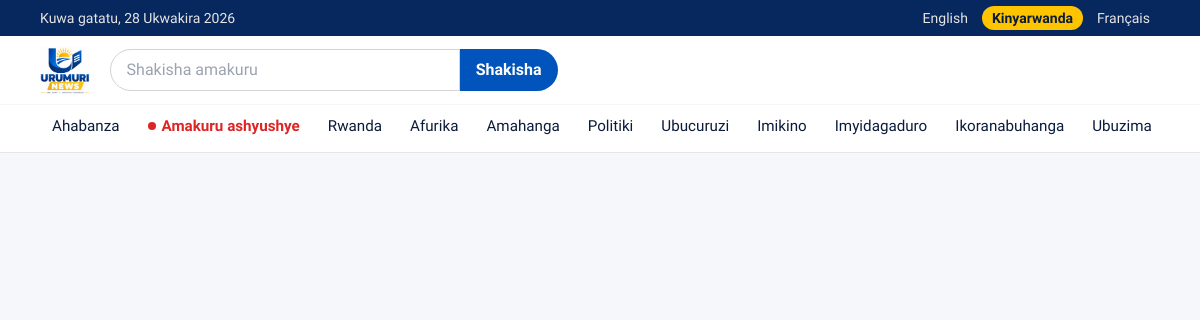
Screenshot of /includes/header.php?lang=rw with the database file from the repository.
### tables this page shows
CREATE TABLE IF NOT EXISTS categories (
  id INT AUTO_INCREMENT PRIMARY KEY,
  name VARCHAR(60) NOT NULL,
  slug VARCHAR(60) NOT NULL UNIQUE
);

### config.php (called while the page is built, shortened)
<?php
require_once __DIR__ . '/lang.php';
function e($s) { return htmlspecialchars((string)$s, ENT_QUOTES | ENT_SUBSTITUTE, 'UTF-8'); }

### lang.php (called while the page is built, shortened)
<?php
$DT = ["en" => ["m" => ["January", "February", "March", "April", "May", "June", "July", "August", "September", "October", "November", "December"], "d" => ["Sunday", "Monday", "Tuesday", "Wednesday", "Thursday", "Friday", "Saturday"]], "rw" => ["m" => ["Mutarama", "Gashyantare", "Werurwe", "Mata", "Gicurasi", "Kamena", "Nyakanga", "Kanama", "Nzeri", "Ukwakira", "Ugushyingo", "Ukuboza"], "d" => ["Ku cyumweru", "Kuwa mbere", "Kuwa kabiri", "Kuwa gatatu", "Kuwa kane", "Kuwa gatanu", "Kuwa gatandatu"]], "fr" => ["m" => ["janvier", "février", "mars", "avril", "mai", "juin", "juillet", "août", "septembre", "octobre", "novembre", "décembre"], "d" => ["dimanche", "lundi", "mardi", "mercredi", "jeudi", "vendredi", "samedi"]]];
function t($s) { global $TR; return $TR[LANG][$s] ?? $s; }
function ldate($ts, $short = false) {
  global $DT; $x = $DT[LANG]; $m = $x['m'][date('n', $ts) - 1]; if ($short) $m = mb_substr($m, 0, 3);
  $r = date('j', $ts) . ' ' . $m . ' ' . date('Y', $ts);
  return $short ? $r : $x['d'][date('w', $ts)] . ', ' . $r;
}
$TR['rw'] += [
  "Search news" => "Shakisha amakuru", "Search" => "Shakisha", "Search results for" => "Ibisubizo byo gushakisha",
  "No stories match your search." => "Nta makuru ahuye n'ibyo washatse.", "Contact us" => "Twandikire", "Follow us" => "Dukurikire",
  "Subscribe" => "Iyandikishe", "Get the latest updates by email." => "Wakira amakuru mashya kuri imeri.", "Your email address" => "Imeri yawe",
  "Thanks for subscribing." => "Murakoze kwiyandikisha.", "Enter a valid email address." => "Andika imeri nyayo.", "Quick links" => "Ihuza ryihuse",
  "Subscribers" => "Abiyandikishije", "Contact and social links" => "Aho tuboneka n'imbuga nkoranyambaga", "Save links" => "Bika",
  "Export emails (CSV)" => "Kuramo imeri (CSV)", "Phone" => "Telefone", "Address" => "Aho dukorera"
];
$TR['fr'] += [
  "Search news" => "Rechercher des articles", "Search" => "Rechercher", "Search results for" => "Résultats pour",
  "No stories match your search." => "Aucun article ne correspond à votre recherche.", "Contact us" => "Contact", "Follow us" => "Suivez-nous",
  "Subscribe" => "S'abonner", "Get the latest updates by email." => "Recevez les dernières actualités par e-mail.", "Your email address" => "Votre adresse e-mail",
  "Thanks for subscribing." => "Merci pour votre abonnement.", "Enter a valid email address." => "Saisissez une adresse e-mail valide.", "Quick links" => "Liens rapides",
  "Subscribers" => "Abonnés", "Contact and social links" => "Contact et réseaux sociaux", "Save links" => "Enregistrer",
  "Export emails (CSV)" => "Exporter les e-mails (CSV)", "Phone" => "Téléphone", "Address" => "Adresse"
];
$TR['rw'] += [
  "Time on your device" => "Isaha ya telefone yawe",
  "Accounts are created by the admin." => "Konti zifungurwa n'umuyobozi gusa.",
  "Create writer account" => "Fungura konti y'umwanditsi",
  "Writer account created." => "Konti y'umwanditsi yafunguwe.",
  "This email already has an account." => "Iyi imeri isanzwe ifite konti.",
  "Enter a name, a valid email and a password of at least 8 characters." => "Andika izina, imeri nyayo n'ijambobanga rifite nibura inyuguti 8.",
  "Temporary password (at least 8 characters)" => "Ijambobanga ry'agateganyo (nibura inyuguti 8)",
  "Send test email" => "Ohereza imeri y'igerageza",
  "Test email sent to" => "Imeri y'igerageza yoherejwe kuri",
  "Email could not be sent." => "Imeri ntiyashoboye koherezwa.",
  "Welcome to URUMURI NEWS" => "Murakaza neza kuri URUMURI NEWS",
  "Thank you for subscribing. You will receive our latest news updates." => "Murakoze kwiyandikisha. Muzajya mwakira amakuru yacu mashya."
];
$TR['fr'] += [
  "Time on your device" => "Heure de votre appareil",
  "Accounts are created by the admin." => "Les comptes sont créés par l'administrateur.",
  "Create writer account" => "Créer un compte rédacteur",
  "Writer account created." => "Compte rédacteur créé.",
  "This email already has an account." => "Cet e-mail a déjà un compte.",
  "Enter a name, a valid email and a password of at least 8 characters." => "Saisissez un nom, un e-mail valide et un mot de passe d'au moins 8 caractères.",
  "Temporary password (at least 8 characters)" => "Mot de passe temporaire (8 caractères minimum)",
  "Send test email" => "Envoyer un e-mail de test",
  "Test email sent to" => "E-mail de test envoyé à",
  "Email could not be sent." => "L'e-mail n'a pas pu être envoyé.",
  "Welcome to URUMURI NEWS" => "Bienvenue sur URUMURI NEWS",
  "Thank you for subscribing. You will receive our latest news updates." => "Merci de votre abonnement. Vous recevrez nos dernières actualités."
];
$TR['rw'] += [
  "Advertisement" => "Itangazo",
  "Ads" => "Amatangazo",
  "Create ad" => "Kora itangazo",
  "Ad title" => "Umutwe w'itangazo",
  "Link (https://...)" => "Ihuza (https://...)",
  "Ad text (optional)" => "Amagambo y'itangazo (si ngombwa)",
  "Top banner (every page)" => "Itangazo hejuru (kuri buri paji)",
  "Inside content" => "Hagati mu nkuru",
  "Above footer" => "Hejuru y'ikirenge cy'urubuga",
  "Banner picture (best size 970x250, JPG, PNG or WEBP)" => "Ifoto y'itangazo (ingano nziza 970x250, JPG, PNG cyangwa WEBP)",
  "Start date (optional)" => "Itariki itangira (si ngombwa)",
  "End date (optional)" => "Itariki irangira (si ngombwa)",
  "Clicks" => "Gukanda",
  "Paused" => "Ryahagaritswe",
  "Pause" => "Hagarika",
  "Ad created." => "Itangazo ryashyizweho.",
  "No ads yet." => "Nta matangazo araboneka.",
  "Enter a title and a link starting with https://" => "Andika umutwe n'ihuza ritangirana na https://",
  "Add a banner picture or some ad text." => "Shyiramo ifoto cyangwa amagambo y'itangazo.",
  "Delete this ad?" => "Siba iri tangazo?"
];
$TR['fr'] += [
  "Advertisement" => "Publicité",
  "Ads" => "Publicités",
  "Create ad" => "Créer une publicité",
  "Ad title" => "Titre de la publicité",
  "Link (https://...)" => "Lien (https://...)",
  "Ad text (optional)" => "Texte de la publicité (facultatif)",
  "Top banner (every page)" => "Bannière en haut (chaque page)",
  "Inside content" => "Dans le contenu",
  "Above footer" => "Au-dessus du pied de page",
  "Banner picture (best size 970x250, JPG, PNG or WEBP)" => "Image de bannière (taille idéale 970x250, JPG, PNG ou WEBP)",
  "Start date (optional)" => "Date de début (facultative)",
  "End date (optional)" => "Date de fin (facultative)",
  "Clicks" => "Clics",
  "Paused" => "En pause",
  "Pause" => "Mettre en pause",
  "Ad created." => "Publicité créée.",
  "No ads yet." => "Aucune publicité pour le moment.",
  "Enter a title and a link starting with https://" => "Saisissez un titre et un lien commençant par https://",
  "Add a banner picture or some ad text." => "Ajoutez une image de bannière ou un texte.",
  "Delete this ad?" => "Supprimer cette publicité ?"
];
$TR['rw'] += [
  "Show password" => "Erekana ijambobanga",
  "Hide password" => "Hisha ijambobanga",
  "Confirm password" => "Emeza ijambobanga",
  "Confirm new password" => "Emeza ijambobanga rishya",
  "Passwords do not match." => "Amagambobanga ntahuye."
];
$TR['fr'] += [
  "Show password" => "Afficher le mot de passe",
  "Hide password" => "Masquer le mot de passe",
  "Confirm password" => "Confirmer le mot de passe",
  "Confirm new password" => "Confirmer le nouveau mot de passe",
  "Passwords do not match." => "Les mots de passe ne correspondent pas."
];
$TR['rw'] += ["Share" => "Sangiza", "Share this story" => "Sangiza iyi nkuru", "Link copied. Paste it in your Instagram story, post or message." => "Link yakopowe. Yishyire muri story, post cyangwa ubutumwa kuri Instagram."];
$TR['fr'] += ["Share" => "Partager", "Share this story" => "Partager cet article", "Link copied. Paste it in your Instagram story, post or message." => "Lien copié. Collez-le dans votre story, publication ou message Instagram."];
$TR['rw'] += ["No stories in this language yet." => "Nta nkuru ziri muri uru rurimi kugeza ubu.", "Show all languages" => "Erekana indimi zose", "Hot" => "Ashyushye", "Invalid request." => "Icyifuzo si cyo."];
$TR['fr'] += ["No stories in this language yet." => "Aucun article dans cette langue pour le moment.", "Show all languages" => "Afficher toutes les langues", "Hot" => "Exclusif", "Invalid request." => "Requête invalide."];

### includes/header.php (the view, shortened to what this page needs)
<?php
require_once __DIR__ . '/../config.php';
$cats = $pdo->query('SELECT * FROM categories ORDER BY id')->fetchAll();
$h_script = basename($_SERVER['SCRIPT_NAME'] ?? '', '.php');
$h_curcat = ($h_script === 'category') ? ($_GET['s'] ?? '') : null;
$h_qs = fn($extra) => '?' . http_build_query(array_merge(array_diff_key($_GET, ['l' => 1, 'p' => 1]), $extra));
?><!doctype html>
<html lang="<?= e(LANG) ?>">
<head>
<script src="https://cdn.tailwindcss.com/3.4.17"></script>
</head>
<body class="bg-paper text-ink antialiased min-h-screen flex flex-col">
<div class="bg-navy text-stone-200 text-sm font-ui">
  <div class="max-w-6xl mx-auto px-4 py-1.5 flex flex-wrap items-center justify-between gap-x-4 gap-y-1">
    <p class="flex items-center gap-3"><span id="kd"><?= e(ldate(time())) ?></span><span id="kt" class="font-bold text-sun"></span><span id="kc" title="Kigali"></span></p>
    <div class="flex items-center gap-1" role="group" aria-label="Language">
      <?php foreach (LANGS as $h_k => $h_n): ?>
        <a href="<?= e($h_qs(['lang' => $h_k])) ?>" hreflang="<?= $h_k ?>" class="px-2.5 py-0.5 rounded-full <?= LANG === $h_k ? 'bg-sun text-ink font-bold' : 'hover:bg-white/10' ?>"><?= e($h_n) ?></a>
      <?php endforeach; ?>
    </div>
  </div>
</div>
<header class="bg-white border-b border-stone-200 sticky top-0 z-40">
  <div class="max-w-6xl mx-auto px-4 py-2.5 flex flex-wrap items-center gap-x-5 gap-y-2">
    <a href="index.php" class="shrink-0" aria-label="URUMURI NEWS - <?= e(t('Home')) ?>"><img src="assets/logo.png" alt="URUMURI NEWS" class="h-12 w-auto"></a>
    <form action="search.php" method="get" role="search" class="flex-1 min-w-[12rem] max-w-md flex order-last sm:order-none w-full sm:w-auto">
      <input type="search" name="q" value="<?= e($_GET['q'] ?? '') ?>" required placeholder="<?= e(t('Search news')) ?>" aria-label="<?= e(t('Search news')) ?>" class="w-full min-w-0 border border-stone-300 rounded-l-full px-4 py-2 focus:outline-none focus:border-brand focus:ring-2 focus:ring-sun">
      <button class="bg-brand text-white font-bold px-4 rounded-r-full hover:bg-ink transition-colors"><?= e(t('Search')) ?></button>
    </form>
  </div>
  <nav class="border-t border-stone-100 bg-white" aria-label="Categories">
    <div class="max-w-6xl mx-auto px-4 flex gap-1 overflow-x-auto scroll-x font-ui font-medium text-[0.95rem] whitespace-nowrap">
      <a href="index.php" class="px-3 py-2.5 border-b-4 <?= $h_script === 'index' ? 'border-sun text-brand font-bold' : 'border-transparent hover:text-brand' ?>"><?= e(t('Home')) ?></a>
      <a href="hot.php" class="px-3 py-2.5 border-b-4 inline-flex items-center gap-1.5 <?= $h_script === 'hot' ? 'border-red-600 text-red-700 font-bold' : 'border-transparent text-red-600 font-bold hover:text-red-700' ?>"><span class="w-2 h-2 rounded-full bg-red-600"></span><?= e(t('Hot news')) ?></a>
      <?php foreach ($cats as $h_c): ?>
        <a href="category.php?s=<?= e($h_c['slug']) ?>" class="px-3 py-2.5 border-b-4 <?= $h_curcat === $h_c['slug'] ? 'border-sun text-brand font-bold' : 'border-transparent hover:text-brand' ?>"><?= e(t($h_c['name'])) ?></a>
      <?php endforeach; ?>
    </div>
  </nav>
</header>
<div id="main" class="flex-1">

### includes/header.php (style rules this page uses)
html { scroll-behavior: smooth; }
body { font-family: "Source Sans 3", system-ui, sans-serif; }
.scroll-x { scrollbar-width: thin; }

### rows the page displays
categories: name "Rwanda"
categories: name "Afurika"
categories: name "Amahanga"
categories: name "Politiki"
categories: name "Ubucuruzi"
categories: name "Imikino"
categories: name "Imyidagaduro"
categories: name "Ikoranabuhanga"
categories: name "Ubuzima"

### other values shown
$h_n "English"
$h_n "Kinyarwanda"
$h_n "Français"
t('Search') "Shakisha"
t('Home') "Ahabanza"
t('Hot news') "Amakuru ashyushye"
